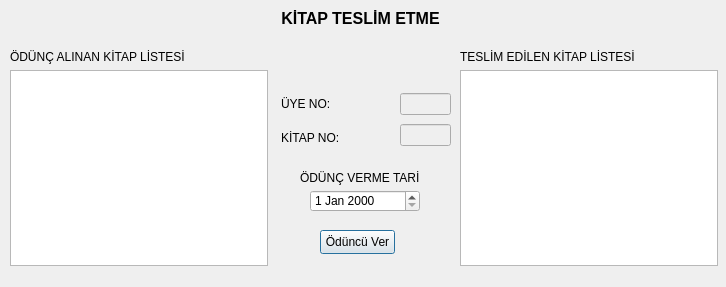
<?xml version="1.0" encoding="UTF-8"?>
<ui version="4.0">
 <class>Odunc_Teslim</class>
 <widget class="QDialog" name="Odunc_Teslim">
  <property name="geometry">
   <rect>
    <x>0</x>
    <y>0</y>
    <width>726</width>
    <height>287</height>
   </rect>
  </property>
  <property name="windowTitle">
   <string>Dialog</string>
  </property>
  <widget class="QLabel" name="label_5">
   <property name="geometry">
    <rect>
     <x>300</x>
     <y>170</y>
     <width>120</width>
     <height>16</height>
    </rect>
   </property>
   <property name="text">
    <string>ÖDÜNÇ VERME TARİHİ</string>
   </property>
  </widget>
  <widget class="QDateEdit" name="tarih_oduncVerme">
   <property name="geometry">
    <rect>
     <x>310</x>
     <y>190</y>
     <width>110</width>
     <height>22</height>
    </rect>
   </property>
  </widget>
  <widget class="QPushButton" name="btn_oduncVer">
   <property name="geometry">
    <rect>
     <x>320</x>
     <y>230</y>
     <width>75</width>
     <height>24</height>
    </rect>
   </property>
   <property name="text">
    <string>Ödüncü Ver</string>
   </property>
  </widget>
  <widget class="QLabel" name="label_6">
   <property name="geometry">
    <rect>
     <x>270</x>
     <y>10</y>
     <width>181</width>
     <height>16</height>
    </rect>
   </property>
   <property name="font">
    <font>
     <pointsize>12</pointsize>
     <bold>true</bold>
    </font>
   </property>
   <property name="text">
    <string>KİTAP TESLİM ETME</string>
   </property>
   <property name="alignment">
    <set>Qt::AlignCenter</set>
   </property>
  </widget>
  <widget class="QWidget" name="layoutWidget">
   <property name="geometry">
    <rect>
     <x>10</x>
     <y>50</y>
     <width>258</width>
     <height>216</height>
    </rect>
   </property>
   <layout class="QVBoxLayout" name="verticalLayout">
    <item>
     <widget class="QLabel" name="label_2">
      <property name="text">
       <string>ÖDÜNÇ ALINAN KİTAP LİSTESİ</string>
      </property>
     </widget>
    </item>
    <item>
     <widget class="QTableView" name="tbl_oduncAlinan"/>
    </item>
   </layout>
  </widget>
  <widget class="QWidget" name="layoutWidget">
   <property name="geometry">
    <rect>
     <x>460</x>
     <y>50</y>
     <width>258</width>
     <height>216</height>
    </rect>
   </property>
   <layout class="QVBoxLayout" name="verticalLayout_2">
    <item>
     <widget class="QLabel" name="label">
      <property name="text">
       <string>TESLİM EDİLEN KİTAP LİSTESİ</string>
      </property>
     </widget>
    </item>
    <item>
     <widget class="QTableView" name="tbl_teslimEdilen"/>
    </item>
   </layout>
  </widget>
  <widget class="QWidget" name="layoutWidget">
   <property name="geometry">
    <rect>
     <x>281</x>
     <y>90</y>
     <width>111</width>
     <height>62</height>
    </rect>
   </property>
   <layout class="QVBoxLayout" name="verticalLayout_3">
    <item>
     <widget class="QLabel" name="label_3">
      <property name="text">
       <string>ÜYE NO:</string>
      </property>
     </widget>
    </item>
    <item>
     <widget class="QLabel" name="label_4">
      <property name="text">
       <string>KİTAP NO:</string>
      </property>
     </widget>
    </item>
   </layout>
  </widget>
  <widget class="QWidget" name="layoutWidget">
   <property name="geometry">
    <rect>
     <x>400</x>
     <y>90</y>
     <width>51</width>
     <height>61</height>
    </rect>
   </property>
   <layout class="QVBoxLayout" name="verticalLayout_4">
    <item>
     <widget class="QLineEdit" name="le_uyeNo">
      <property name="enabled">
       <bool>false</bool>
      </property>
     </widget>
    </item>
    <item>
     <widget class="QLineEdit" name="le_kitapNo">
      <property name="enabled">
       <bool>false</bool>
      </property>
     </widget>
    </item>
   </layout>
  </widget>
 </widget>
 <resources/>
 <connections/>
</ui>
